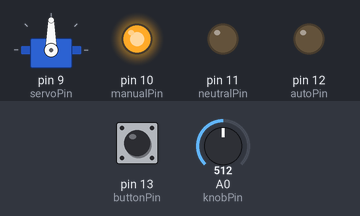
This sketch was run on a simulated Arduino Uno, built with avr-gcc and run on an emulated ATmega328P. On the bench: servo, output pins drawn as LEDs (lit = HIGH). Inputs (shaded band) come from the test bench; at power-on: A0 (knobPin) = 512, pin 13 (buttonPin) HIGH. What the sketch prints to the serial monitor is not drawn.

Above: at 1.2 s.
1.3 s: A0 (knobPin) set to 716
At 2.5 s:
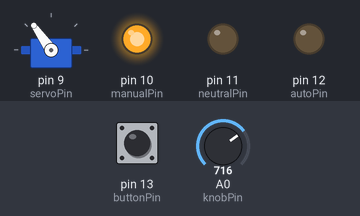
2.8 s: A0 (knobPin) set to 900
At 3.7 s:
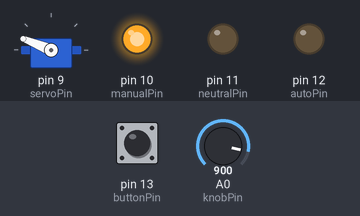
4.3 s: A0 (knobPin) set to 1023
At 5.2 s:
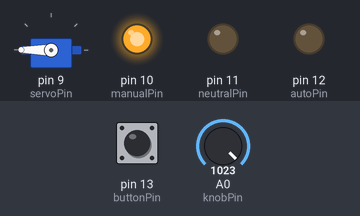
5.8 s: A0 (knobPin) set to 306
At 6.3 s:
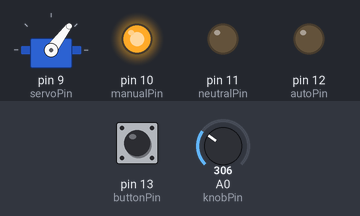
7.3 s: A0 (knobPin) set to 170
At 8.5 s:
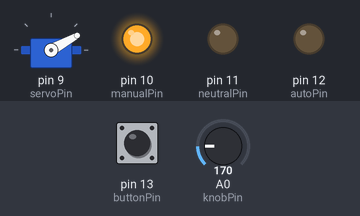
Timing chart, 0 to 9.8 s (numbered marks = the images above; inputs shaded):
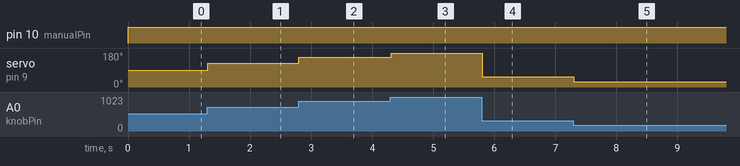

Measured:
- after the input at 1.3 s, servo on pin 9 (servoPin): 90° → 125° at once
- after the input at 2.8 s, servo on pin 9 (servoPin): 125° → 158° at once
- after the input at 4.3 s, servo on pin 9 (servoPin): 158° → 180° at once
- after the input at 5.8 s, servo on pin 9 (servoPin): 180° → 53° at once
- after the input at 7.3 s, servo on pin 9 (servoPin): 53° → 29° at once

The sketch:

servo-control-2.ino
```cpp
#include <Servo.h>
const int manualPin = 10;
const int neutralPin = 11;
const int autoPin = 12;
const int buttonPin = 13;
const int knobPin = A0;
const int servoPin = 9;
int state = 1;
int buttonState;
int pressProcessed = false;
int knobVal;
int spinDir = 1;
int servopos = 0;
Servo servo;
void setup() {
  Serial.begin(9600);
  pinMode(manualPin, OUTPUT);
  pinMode(neutralPin, OUTPUT);
  pinMode(autoPin, OUTPUT);
  pinMode(buttonPin, INPUT);
  pinMode(knobPin, INPUT);
  digitalWrite(manualPin, LOW);
  digitalWrite(neutralPin, LOW);
  digitalWrite(autoPin, LOW);
  servo.attach(servoPin);
}
void fade(int pin) {
  /*
    for (int fadeValue = 0; fadeValue <= 255; fadeValue += 5) {
    analogWrite(pin, fadeValue);
    delay(15);
    }
    for (int fadeValue = 255 ; fadeValue >= 0; fadeValue -= 5) {
    analogWrite(pin, fadeValue);
    delay(15);
    }
  */
  return;
}
void loop() {
  buttonState = digitalRead(buttonPin);
  knobVal = analogRead(knobPin);
  knobVal = map(knobVal, 0, 1023, 0, 180);
  if (buttonState != digitalRead(buttonPin)) {
    if (buttonState == LOW) {
      state++;
    }
  }
  if (state == 1) {
    fade(manualPin);
    digitalWrite(manualPin, HIGH);
    digitalWrite(autoPin, LOW);
    servopos = knobVal;
    servo.write(servopos);
  }
  if (state == 2) {
    fade(neutralPin);
    digitalWrite(manualPin, LOW);
    digitalWrite(neutralPin, HIGH);
  }
  if (state == 3) {
    fade(autoPin);
    digitalWrite(neutralPin, LOW);
    digitalWrite(autoPin, HIGH);
    if (spinDir == 1) {
      servopos++;
      if (servopos > 180) {
        servopos = 180;
        spinDir = 0;
      }
    }
    if (spinDir == 0) {
      servopos--;
      if (servopos < 0) {
        servopos = 0;
        spinDir = 1;
      }
    }
    servo.write(servopos);
  }
  if (state == 4) {
    state = 1;
  }
  Serial.print("State is ");
  Serial.print(state);
  Serial.print("\n\r");
  delay(10);
}
```
